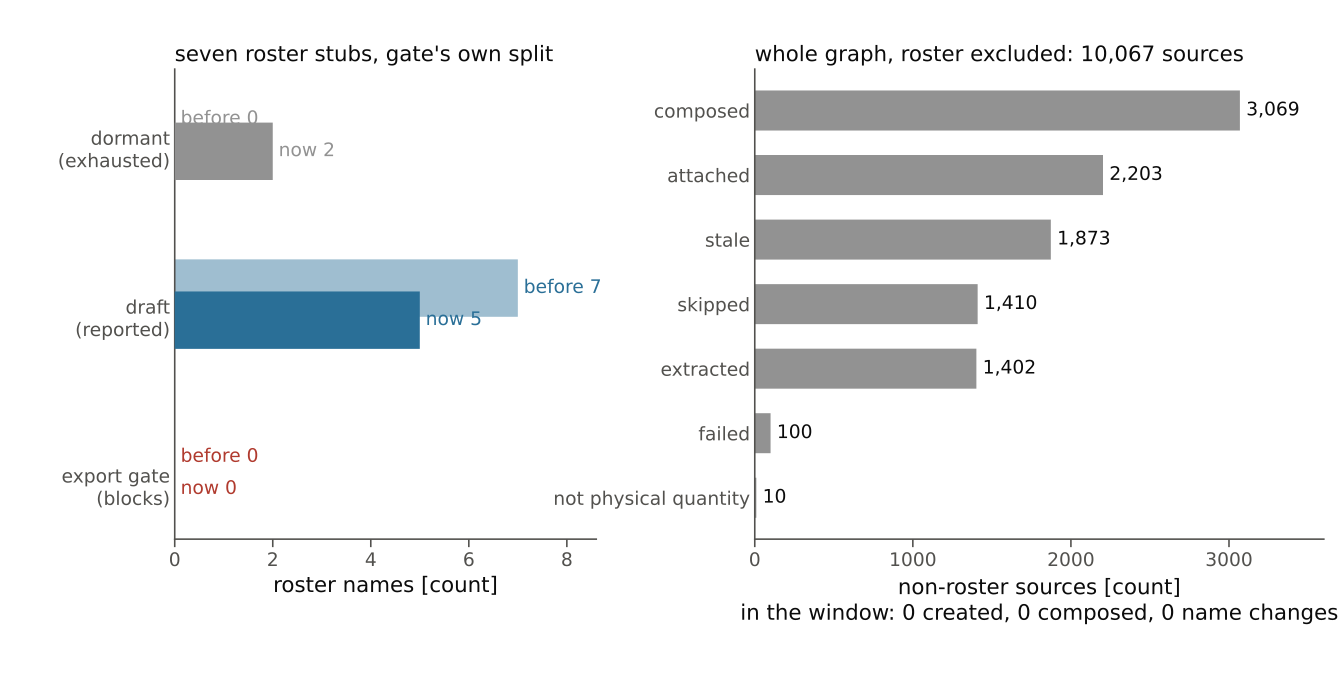

Here is the Python script that generated this plot:
#!/usr/bin/env python3
"""Draw the stranded-stub figure and refuse to write it if a label misbehaves.

Left panel: the seven roster stubs split the way ``export.py`` splits them,
before the scoped run and now. Right panel: every non-roster source by status,
which is the population the scope control is about.

Run from the repository root; the SVG lands beside this file.
"""

from __future__ import annotations

from pathlib import Path

import matplotlib

matplotlib.use("Agg")
import matplotlib.pyplot as plt  # noqa: E402
from matplotlib.text import Text  # noqa: E402

GATE = "#b03a2e"
DRAFT = "#2a6f97"
NEUTRAL = "#929292"

BEFORE = {"gate": 0, "draft": 7, "dormant": 0}
NOW = {"gate": 0, "draft": 5, "dormant": 2}
STATUS = [
    ("composed", 3069),
    ("attached", 2203),
    ("stale", 1873),
    ("skipped", 1410),
    ("extracted", 1402),
    ("failed", 100),
    ("not_physical_quantity", 10),
]


def check(fig) -> None:
    fig.draw_without_rendering()
    renderer = fig.canvas.get_renderer()
    x0, y0, w, h = fig.bbox.bounds
    canvas = (x0, y0, x0 + w, y0 + h)
    texts = [t for t in fig.findobj(Text) if t.get_visible() and t.get_text().strip()]
    boxes = []
    for t in texts:
        box = t.get_window_extent(renderer)
        if (
            box.x0 < canvas[0] - 1
            or box.y0 < canvas[1] - 1
            or box.x1 > canvas[2] + 1
            or box.y1 > canvas[3] + 1
        ):
            raise SystemExit(f"label outside the canvas: {t.get_text()!r}")
        boxes.append((t.get_text(), box))
    for i, (name_a, a) in enumerate(boxes):
        for name_b, b in boxes[i + 1 :]:
            if a.overlaps(b):
                raise SystemExit(f"labels overlap: {name_a!r} and {name_b!r}")


def main() -> None:
    plt.style.use("data-ink")
    fig, (ax0, ax1) = plt.subplots(
        1, 2, figsize=(14, 7.2), dpi=100, width_ratios=[1, 1.35]
    )
    fig.subplots_adjust(left=0.13, right=0.985, top=0.90, bottom=0.22, wspace=0.32)
    fig.patch.set_facecolor("white")
    for ax in (ax0, ax1):
        ax.set_facecolor("white")

    cats = ["export gate\n(blocks)", "draft\n(reported)", "dormant\n(exhausted)"]
    keys = ["gate", "draft", "dormant"]
    colours = [GATE, DRAFT, NEUTRAL]
    h = 0.34
    for i, (key, colour) in enumerate(zip(keys, colours)):
        y0 = i + h / 2
        ax0.barh(y0, BEFORE[key], height=h, color=colour, alpha=0.45, zorder=2)
        ax0.barh(y0 - h / 2 - 0.02, NOW[key], height=h, color=colour, zorder=3)
        ax0.text(
            BEFORE[key] + 0.12, y0, f"before {BEFORE[key]}",
            va="center", ha="left", fontsize=14, color=colour, zorder=4,
        )
        ax0.text(
            NOW[key] + 0.12, y0 - h / 2 - 0.02, f"now {NOW[key]}",
            va="center", ha="left", fontsize=14, color=colour, zorder=4,
        )
    ax0.set_yticks(range(len(cats)), cats)
    ax0.set_xlim(0, 8.6)
    ax0.set_xticks([0, 2, 4, 6, 8])
    ax0.set_xlabel("roster names [count]")
    ax0.spines[["top", "right"]].set_visible(False)
    ax0.tick_params(axis="y", length=0)
    ax0.set_title("seven roster stubs, gate's own split", fontsize=16, loc="left")

    labels = [name.replace("_", " ") for name, _ in STATUS]
    values = [n for _, n in STATUS]
    ax1.barh(range(len(values)), values, height=0.62, color=NEUTRAL, zorder=2)
    for i, value in enumerate(values):
        ax1.text(
            value + 40, i, f"{value:,}", va="center", ha="left", fontsize=14, zorder=3
        )
    ax1.set_yticks(range(len(values)), labels)
    ax1.invert_yaxis()
    ax1.set_xlim(0, 3600)
    ax1.set_xticks([0, 1_000, 2_000, 3_000])
    ax1.set_xlabel(
        "non-roster sources [count]\n"
        "in the window: 0 created, 0 composed, 0 name changes"
    )
    ax1.spines[["top", "right"]].set_visible(False)
    ax1.tick_params(axis="y", length=0)
    ax1.set_title("whole graph, roster excluded: 10,067 sources", fontsize=16, loc="left")

    check(fig)
    out = Path(__file__).with_suffix(".svg")
    fig.savefig(out, format="svg", facecolor="white", transparent=False, metadata={"Date": None})
    print(f"wrote {out}")


if __name__ == "__main__":
    main()
